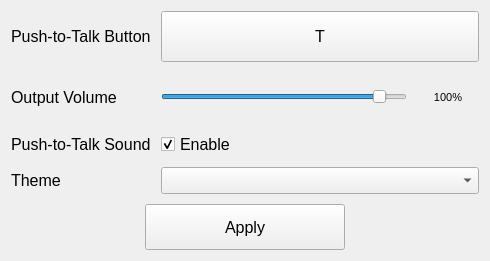
<?xml version="1.0" encoding="UTF-8"?>
<ui version="4.0">
 <class>SettingsWindow</class>
 <widget class="QMainWindow" name="SettingsWindow">
  <property name="geometry">
   <rect>
    <x>0</x>
    <y>0</y>
    <width>490</width>
    <height>261</height>
   </rect>
  </property>
  <property name="font">
   <font>
    <family>Segoe UI</family>
    <pointsize>12</pointsize>
   </font>
  </property>
  <property name="windowTitle">
   <string>Settings</string>
  </property>
  <property name="styleSheet">
   <string notr="true"/>
  </property>
  <widget class="QWidget" name="centralwidget">
   <layout class="QVBoxLayout" name="verticalLayout_2" stretch="80,20">
    <property name="spacing">
     <number>10</number>
    </property>
    <property name="leftMargin">
     <number>11</number>
    </property>
    <property name="topMargin">
     <number>11</number>
    </property>
    <property name="rightMargin">
     <number>11</number>
    </property>
    <property name="bottomMargin">
     <number>11</number>
    </property>
    <item>
     <layout class="QFormLayout" name="formLayout">
      <property name="sizeConstraint">
       <enum>QLayout::SetDefaultConstraint</enum>
      </property>
      <property name="fieldGrowthPolicy">
       <enum>QFormLayout::AllNonFixedFieldsGrow</enum>
      </property>
      <property name="rowWrapPolicy">
       <enum>QFormLayout::DontWrapRows</enum>
      </property>
      <property name="bottomMargin">
       <number>0</number>
      </property>
      <item row="1" column="0">
       <widget class="QLabel" name="label">
        <property name="sizePolicy">
         <sizepolicy hsizetype="Preferred" vsizetype="Expanding">
          <horstretch>0</horstretch>
          <verstretch>0</verstretch>
         </sizepolicy>
        </property>
        <property name="font">
         <font>
          <family>Segoe UI</family>
          <pointsize>12</pointsize>
         </font>
        </property>
        <property name="styleSheet">
         <string notr="true"/>
        </property>
        <property name="text">
         <string>Push-to-Talk Button</string>
        </property>
       </widget>
      </item>
      <item row="1" column="1">
       <widget class="QPushButton" name="pushButton_pushtotalk">
        <property name="sizePolicy">
         <sizepolicy hsizetype="Expanding" vsizetype="Expanding">
          <horstretch>0</horstretch>
          <verstretch>0</verstretch>
         </sizepolicy>
        </property>
        <property name="font">
         <font>
          <family>Segoe UI</family>
          <pointsize>12</pointsize>
         </font>
        </property>
        <property name="styleSheet">
         <string notr="true"/>
        </property>
        <property name="text">
         <string>T</string>
        </property>
       </widget>
      </item>
      <item row="2" column="0">
       <widget class="QLabel" name="label_2">
        <property name="sizePolicy">
         <sizepolicy hsizetype="Preferred" vsizetype="Expanding">
          <horstretch>0</horstretch>
          <verstretch>0</verstretch>
         </sizepolicy>
        </property>
        <property name="font">
         <font>
          <family>Segoe UI</family>
          <pointsize>12</pointsize>
         </font>
        </property>
        <property name="styleSheet">
         <string notr="true"/>
        </property>
        <property name="text">
         <string>Output Volume</string>
        </property>
       </widget>
      </item>
      <item row="2" column="1">
       <layout class="QHBoxLayout" name="horizontalLayout_4" stretch="80,20">
        <item>
         <widget class="QSlider" name="horizontalSlider_volume">
          <property name="styleSheet">
           <string notr="true"/>
          </property>
          <property name="minimum">
           <number>0</number>
          </property>
          <property name="maximum">
           <number>65535</number>
          </property>
          <property name="singleStep">
           <number>5</number>
          </property>
          <property name="value">
           <number>60000</number>
          </property>
          <property name="orientation">
           <enum>Qt::Horizontal</enum>
          </property>
         </widget>
        </item>
        <item>
         <widget class="QLabel" name="label_4">
          <property name="font">
           <font>
            <pointsize>8</pointsize>
           </font>
          </property>
          <property name="styleSheet">
           <string notr="true"/>
          </property>
          <property name="text">
           <string>100%</string>
          </property>
          <property name="alignment">
           <set>Qt::AlignCenter</set>
          </property>
         </widget>
        </item>
       </layout>
      </item>
      <item row="3" column="0">
       <widget class="QLabel" name="label_pushSound">
        <property name="font">
         <font>
          <family>Segoe UI</family>
          <pointsize>12</pointsize>
         </font>
        </property>
        <property name="text">
         <string>Push-to-Talk Sound</string>
        </property>
       </widget>
      </item>
      <item row="3" column="1">
       <widget class="QCheckBox" name="checkBox_pushToTalkSound">
        <property name="font">
         <font>
          <family>Segoe UI</family>
          <pointsize>12</pointsize>
         </font>
        </property>
        <property name="layoutDirection">
         <enum>Qt::LeftToRight</enum>
        </property>
        <property name="text">
         <string>Enable</string>
        </property>
        <property name="checked">
         <bool>true</bool>
        </property>
       </widget>
      </item>
      <item row="4" column="0">
       <widget class="QLabel" name="label_3">
        <property name="sizePolicy">
         <sizepolicy hsizetype="Preferred" vsizetype="Expanding">
          <horstretch>0</horstretch>
          <verstretch>0</verstretch>
         </sizepolicy>
        </property>
        <property name="font">
         <font>
          <family>Segoe UI</family>
          <pointsize>12</pointsize>
         </font>
        </property>
        <property name="frameShape">
         <enum>QFrame::NoFrame</enum>
        </property>
        <property name="text">
         <string>Theme</string>
        </property>
       </widget>
      </item>
      <item row="4" column="1">
       <widget class="QComboBox" name="comboBox_themes">
        <property name="font">
         <font>
          <pointsize>12</pointsize>
         </font>
        </property>
        <property name="styleSheet">
         <string notr="true"/>
        </property>
       </widget>
      </item>
     </layout>
    </item>
    <item>
     <layout class="QHBoxLayout" name="horizontalLayout" stretch="30,40,30">
      <item>
       <spacer name="horizontalSpacer">
        <property name="orientation">
         <enum>Qt::Horizontal</enum>
        </property>
        <property name="sizeHint" stdset="0">
         <size>
          <width>40</width>
          <height>20</height>
         </size>
        </property>
       </spacer>
      </item>
      <item>
       <widget class="QPushButton" name="pushButton_2">
        <property name="sizePolicy">
         <sizepolicy hsizetype="Minimum" vsizetype="Minimum">
          <horstretch>0</horstretch>
          <verstretch>0</verstretch>
         </sizepolicy>
        </property>
        <property name="minimumSize">
         <size>
          <width>200</width>
          <height>20</height>
         </size>
        </property>
        <property name="font">
         <font>
          <family>Segoe UI</family>
          <pointsize>12</pointsize>
         </font>
        </property>
        <property name="styleSheet">
         <string notr="true"/>
        </property>
        <property name="text">
         <string>Apply</string>
        </property>
       </widget>
      </item>
      <item>
       <spacer name="horizontalSpacer_2">
        <property name="orientation">
         <enum>Qt::Horizontal</enum>
        </property>
        <property name="sizeHint" stdset="0">
         <size>
          <width>40</width>
          <height>20</height>
         </size>
        </property>
       </spacer>
      </item>
     </layout>
    </item>
   </layout>
  </widget>
  <widget class="QMenuBar" name="menubar">
   <property name="geometry">
    <rect>
     <x>0</x>
     <y>0</y>
     <width>490</width>
     <height>25</height>
    </rect>
   </property>
  </widget>
 </widget>
 <resources/>
 <connections/>
</ui>
